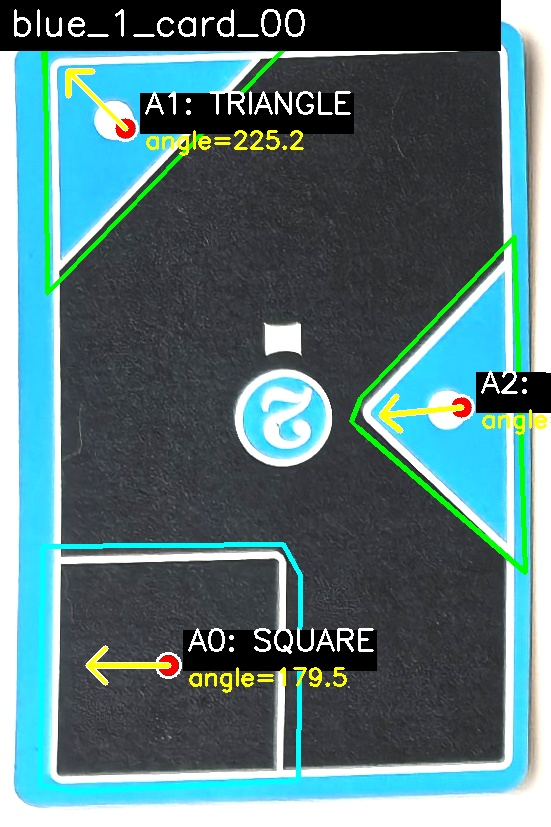
#> input picture synthesis_data/debug/triangle_debug/blue_1_card_00.jpg, 551 x 827 px, given in place of blue_1_card_00.png, which was not available
$ python debug_border_check_v3.py
#> lines starting #> are read from the running program, lines starting #| are printed output that depends on the picture; after the words box and inside, x2 and y2 are one past the last pixel; in counts of white or black regions, pixels touching at a corner belong together; pictures that were not available may be replaced by others from this repository, and a replacement may not be noted

import cv2
import numpy as np

def debug_border_v3(image_path, json_path, output_path):
#> called with output_path = 'debug_vis_v3.png'
    img = cv2.imread(image_path)
#> img is the input picture: shape (827, 551, 3); mean B, G, R 122.8, 120, 87.8
    if img is None:
        print("Failed to load")
        return

    gray = cv2.cvtColor(img, cv2.COLOR_BGR2GRAY)
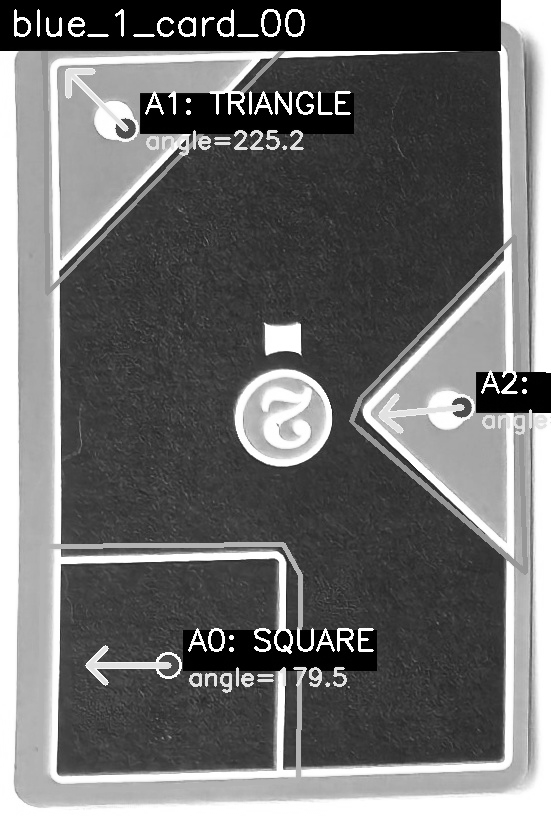
#> gray: shape (827, 551); min 0, max 255, mean 110.6

    # Adaptive Threshold
    # CVS_ADAPTIVE_THRESH_GAUSSIAN_C or MEAN_C
    # blockSize: Neighborhood size (must be odd). Try 11 or 21.
    # C: Constant subtracted from mean. Try 2.
    thresh = cv2.adaptiveThreshold(gray, 255, cv2.ADAPTIVE_THRESH_GAUSSIAN_C,
                                   cv2.THRESH_BINARY_INV, 21, 5) # Increased C to 5 to avoid noise
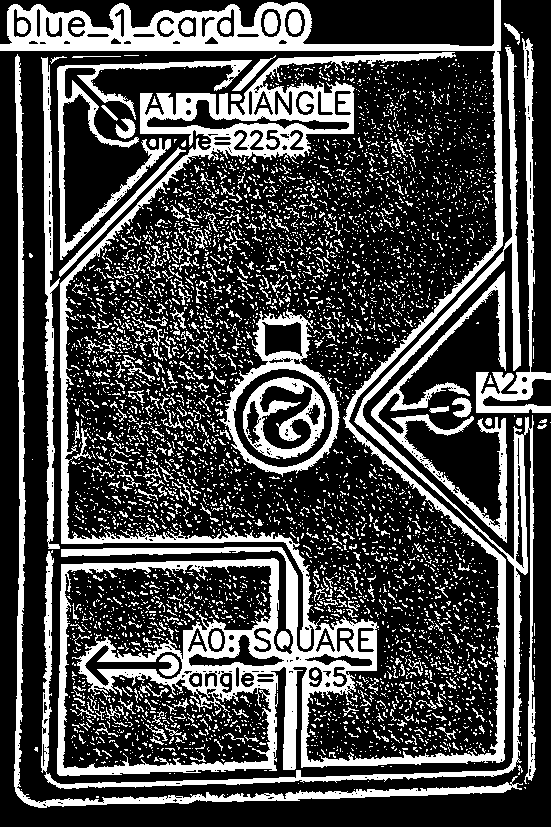
#> thresh: shape (827, 551); 28.5% white; 5145 white regions (4776 under 20 px), largest, box (x1, y1, x2, y2) and area: (0, 0, 506, 776) 52168, (41, 47, 536, 789) 11818, (14, 54, 523, 808) 7288

    # Morphological operations to close bits
    kernel = np.ones((5,5),np.uint8)
    closing = cv2.morphologyEx(thresh, cv2.MORPH_CLOSE, kernel)
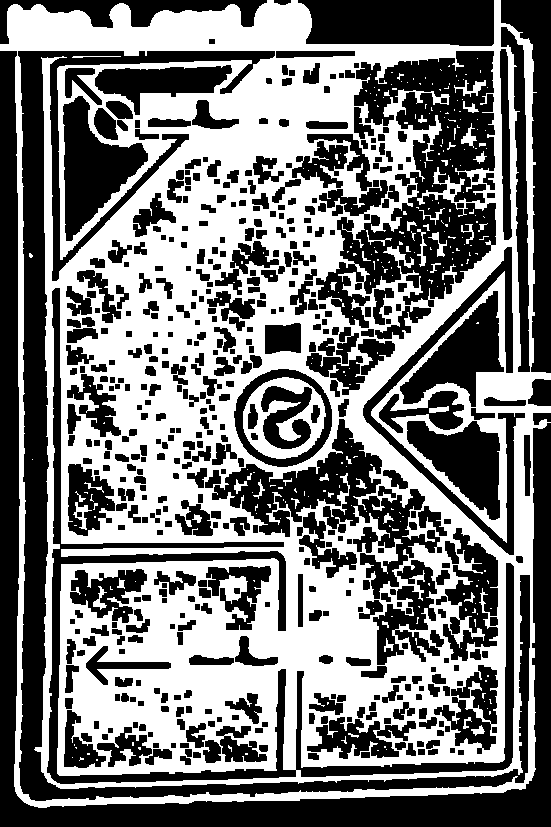
#> closing: shape (827, 551); 47.6% white; 286 white regions (239 under 20 px)

    # Find contours
    contours, _ = cv2.findContours(closing, cv2.RETR_EXTERNAL, cv2.CHAIN_APPROX_SIMPLE)
#> contours = 1 contour; box (x1, y1, x2, y2) and area: (0, 0, 551, 808) 399329

    vis_img = img.copy()

    # Filter contours
    found = False
    img_area = img.shape[0] * img.shape[1]
#> img_area = 455677

    candidates = []

    for c in contours:
        area = cv2.contourArea(c)
        if area > 0.1 * img_area: # Must be at least 10% of image
            x, y, w, h = cv2.boundingRect(c)
            candidates.append((area, (x, y, w, h)))
#> this loop made 1 pass
#> (area, x, y, w, h) on pass 1: (399329, 0, 0, 551, 808)
#> after the loop, candidates = [(399329, (0, 0, 551, 808))]

    if candidates:
        # Pick largest
        max_c = max(candidates, key=lambda item: item[0])
#> max_c = (399329, (0, 0, 551, 808))
        x, y, w, h = max_c[1]
        cv2.rectangle(vis_img, (x, y), (x+w, y+h), (0, 255, 0), 2)
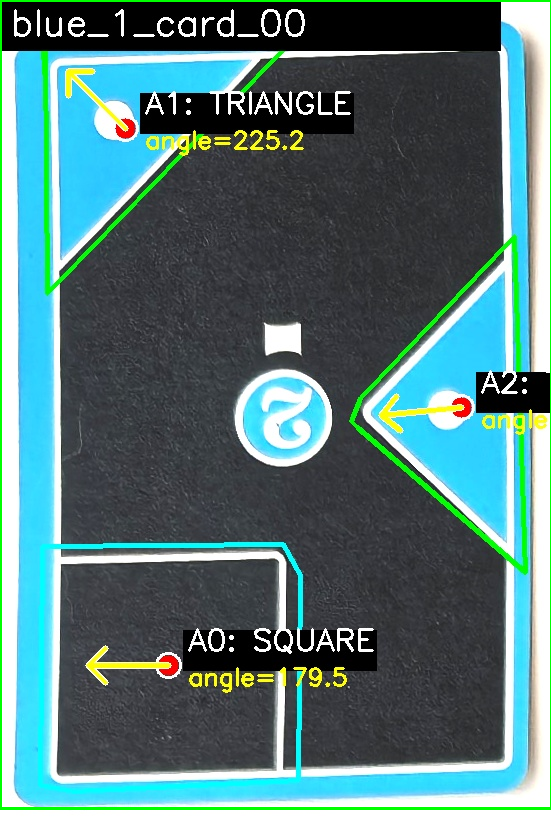
#> vis_img: shape (827, 551, 3); 1.13% of pixels changed, all inside (x1, y1, x2, y2) = (0, 0, 551, 810)
        print(f"Bounding Box: {x},{y}, {w}x{h}")
#| Bounding Box: 0,0, 551x808
        found = True
    else:
        print("No suitable contours found.")

    cv2.imwrite(output_path, vis_img)
    cv2.imwrite(output_path.replace(".png", "_thresh.png"), thresh)

if __name__ == "__main__":
    debug_border_v3(
        "/Users/mpb/WorkSpace/local_job/assets/blue_1_card_00.png",
        "/Users/mpb/WorkSpace/local_job/assets/blue_1_card_00.json",
        "debug_vis_v3.png"
    )

$ run again, with synthesis_data/debug/triangle_debug/blue_1_card_02.jpg copied over synthesis_data/debug/triangle_debug/blue_1_card_00.jpg
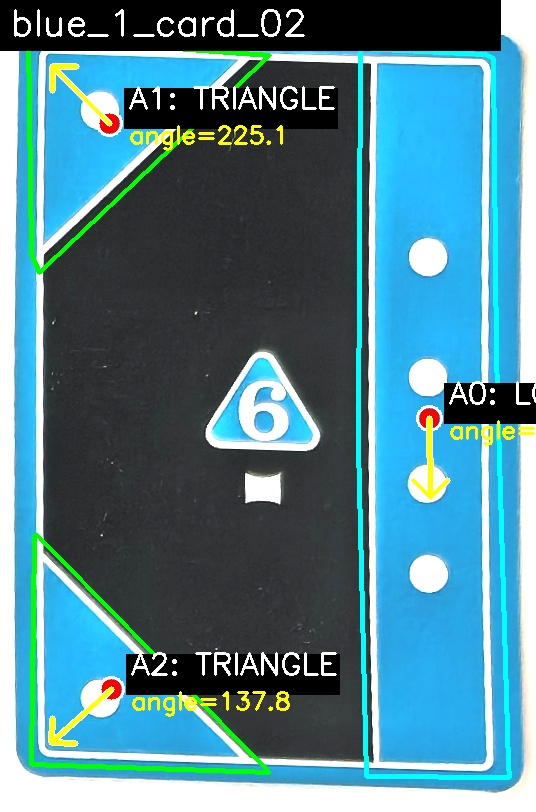
#> input picture synthesis_data/debug/triangle_debug/blue_1_card_02.jpg, 536 x 812 px, given in place of blue_1_card_00.png, which was not available
#> in debug_border_v3, img is the input picture: shape (812, 536, 3); mean B, G, R 143.9, 130.6, 81.7
#> in debug_border_v3, `thresh = cv2.adaptiveThreshold(gray, 255, cv2.ADAPTIVE_THRESH_GAUSSIAN..`:
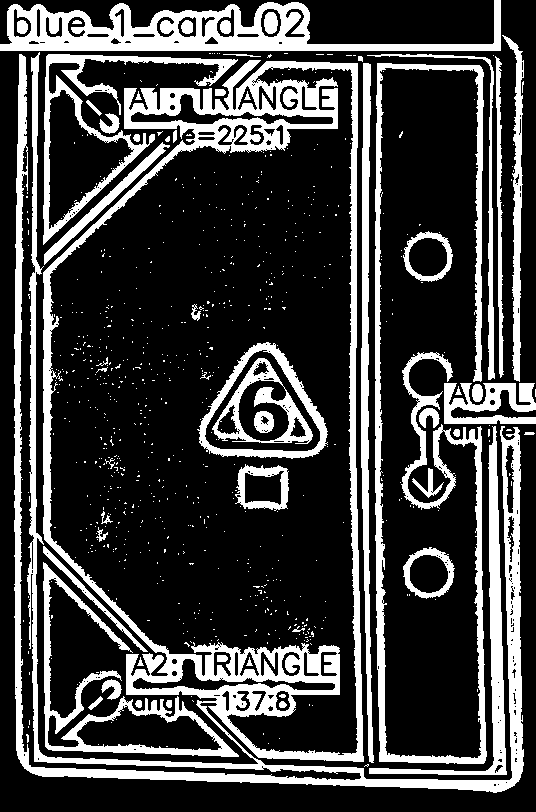
#> thresh: shape (812, 536); 24.9% white; 738 white regions (681 under 20 px), largest, box (x1, y1, x2, y2) and area: (14, 52, 524, 793) 45748, (375, 63, 487, 764) 11643, (0, 0, 501, 51) 10828
#> closing: shape (812, 536); 28.9% white; 414 white regions (396 under 20 px)
#> contours = 1 contour; box (x1, y1, x2, y2) and area: (0, 0, 536, 793) 382608
#> the loop in debug_border_v3, `for c in contours:` made 1 pass
#> (area, x, y, w, h) on pass 1: (382608.5, 0, 0, 536, 793)
#> after the loop in debug_border_v3, `for c in contours:`: candidates = [(382608.5, (0, 0, 536, 793))]
#> max_c = (382608.5, (0, 0, 536, 793))
#> in debug_border_v3, `cv2.rectangle(vis_img, (x, y), (x+w, y+h), (0, 255, 0), 2)`:
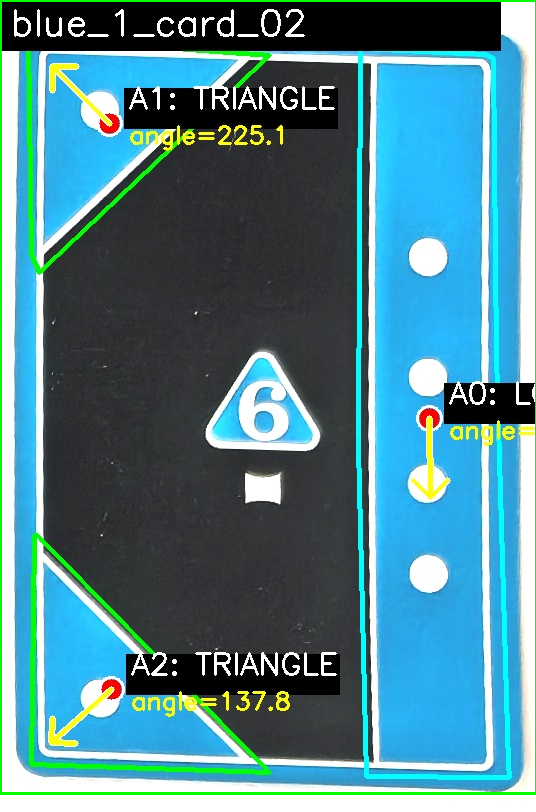
#> vis_img: shape (812, 536, 3); 1.16% of pixels changed, all inside (x1, y1, x2, y2) = (0, 0, 536, 795)
#| Bounding Box: 0,0, 536x793

$ run again, with synthesis_data/debug/triangle_debug/blue_1_card_03.jpg copied over synthesis_data/debug/triangle_debug/blue_1_card_00.jpg
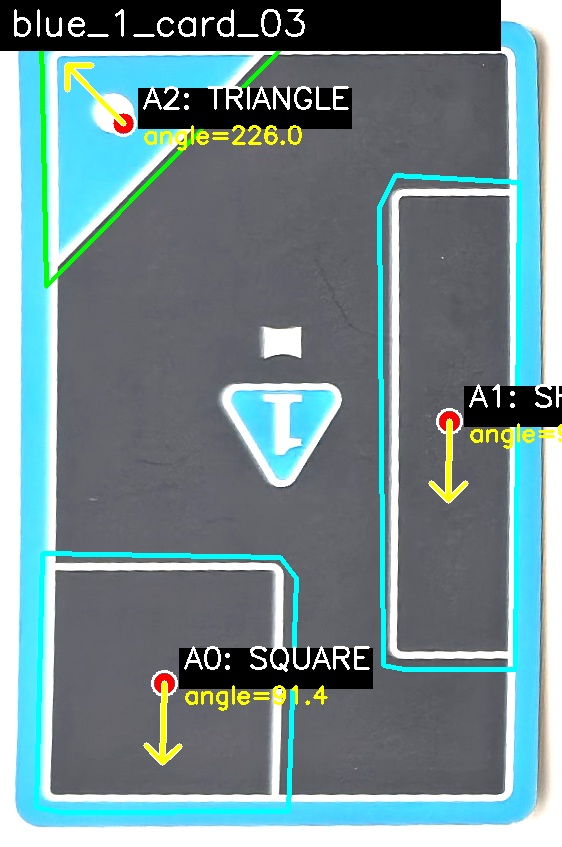
#> input picture synthesis_data/debug/triangle_debug/blue_1_card_03.jpg, 562 x 847 px, given in place of blue_1_card_00.png, which was not available
#> in debug_border_v3, img is the input picture: shape (847, 562, 3); mean B, G, R 142.7, 139, 113.9
#> in debug_border_v3, `thresh = cv2.adaptiveThreshold(gray, 255, cv2.ADAPTIVE_THRESH_GAUSSIAN..`:
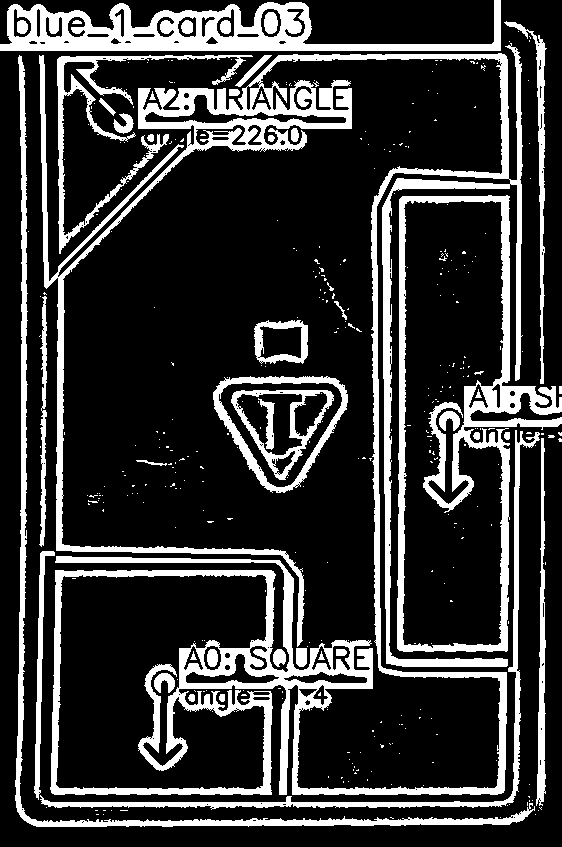
#> thresh: shape (847, 562); 20.9% white; 372 white regions (326 under 20 px), largest, box (x1, y1, x2, y2) and area: (39, 43, 523, 795) 45509, (397, 195, 562, 652) 12098, (0, 0, 501, 51) 10880
#> closing: shape (847, 562); 24.1% white; 148 white regions (134 under 20 px)
#> contours = 1 contour; box (x1, y1, x2, y2) and area: (0, 0, 562, 827) 419992
#> the loop in debug_border_v3, `for c in contours:` made 1 pass
#> (area, x, y, w, h) on pass 1: (419992, 0, 0, 562, 827)
#> after the loop in debug_border_v3, `for c in contours:`: candidates = [(419992, (0, 0, 562, 827))]
#> max_c = (419992, (0, 0, 562, 827))
#> in debug_border_v3, `cv2.rectangle(vis_img, (x, y), (x+w, y+h), (0, 255, 0), 2)`:
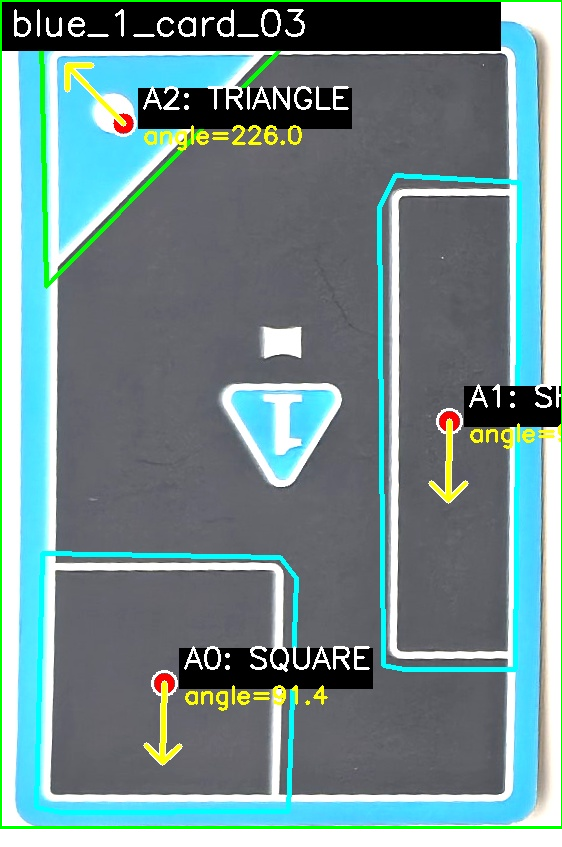
#> vis_img: shape (847, 562, 3); 1.11% of pixels changed, all inside (x1, y1, x2, y2) = (0, 0, 562, 829)
#| Bounding Box: 0,0, 562x827

$ run again, with synthesis_data/debug/triangle_debug/blue_1_card_05.jpg copied over synthesis_data/debug/triangle_debug/blue_1_card_00.jpg
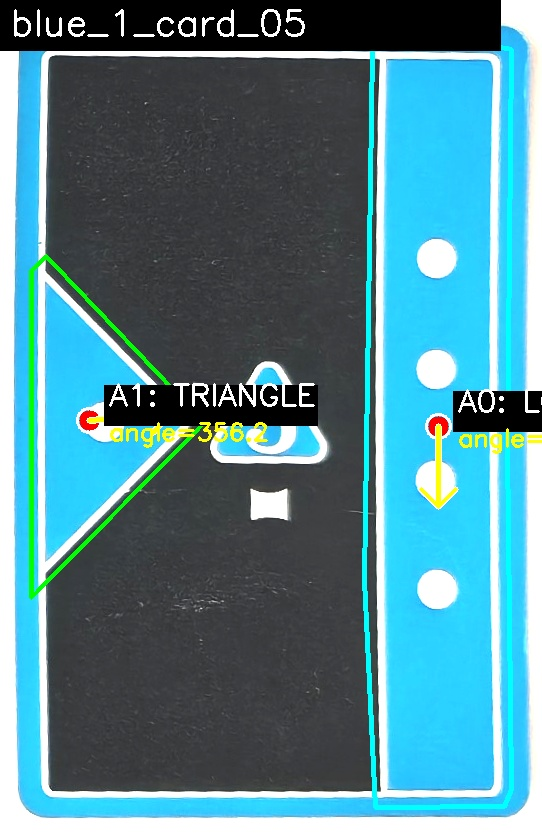
#> input picture synthesis_data/debug/triangle_debug/blue_1_card_05.jpg, 542 x 838 px, given in place of blue_1_card_00.png, which was not available
#> in debug_border_v3, img is the input picture: shape (838, 542, 3); mean B, G, R 145.9, 134.7, 83.2
#> in debug_border_v3, `thresh = cv2.adaptiveThreshold(gray, 255, cv2.ADAPTIVE_THRESH_GAUSSIAN..`:
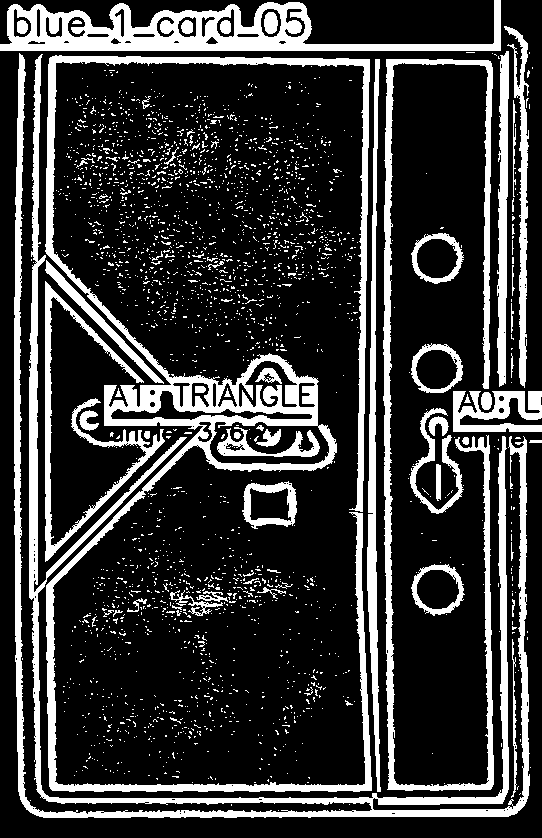
#> thresh: shape (838, 542); 21.9% white; 2334 white regions (2255 under 20 px), largest, box (x1, y1, x2, y2) and area: (45, 55, 372, 792) 22444, (14, 53, 530, 818) 21616, (0, 0, 501, 51) 10821
#> closing: shape (838, 542); 27.3% white; 675 white regions (578 under 20 px)
#> contours = 2 contours, 1 with area under 20; largest, box (x1, y1, x2, y2) and area: (0, 0, 542, 818) 404566
#> the loop in debug_border_v3, `for c in contours:` made 2 passes
#> (area, x, y, w, h) on pass 2: (404566.5, 0, 0, 542, 818)
#> after the loop in debug_border_v3, `for c in contours:`: candidates = [(404566.5, (0, 0, 542, 818))]
#> max_c = (404566.5, (0, 0, 542, 818))
#> in debug_border_v3, `cv2.rectangle(vis_img, (x, y), (x+w, y+h), (0, 255, 0), 2)`:
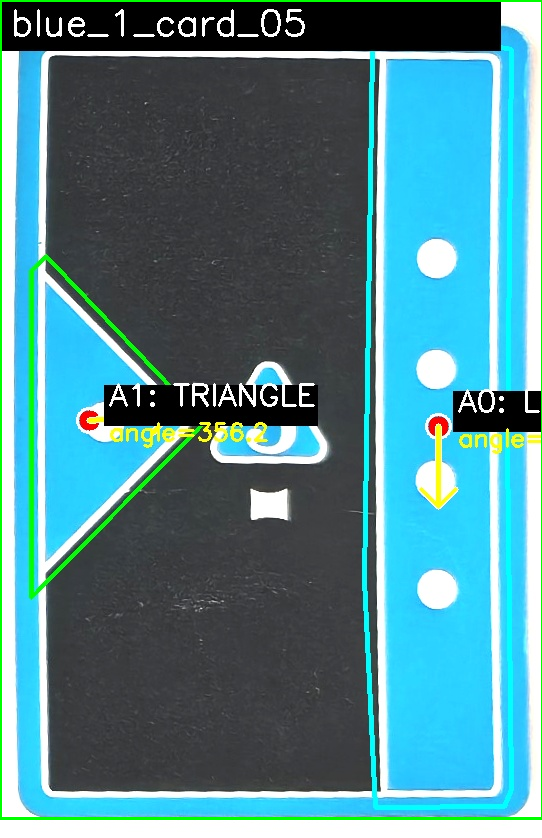
#> vis_img: shape (838, 542, 3); 1.13% of pixels changed, all inside (x1, y1, x2, y2) = (0, 0, 542, 820)
#| Bounding Box: 0,0, 542x818
